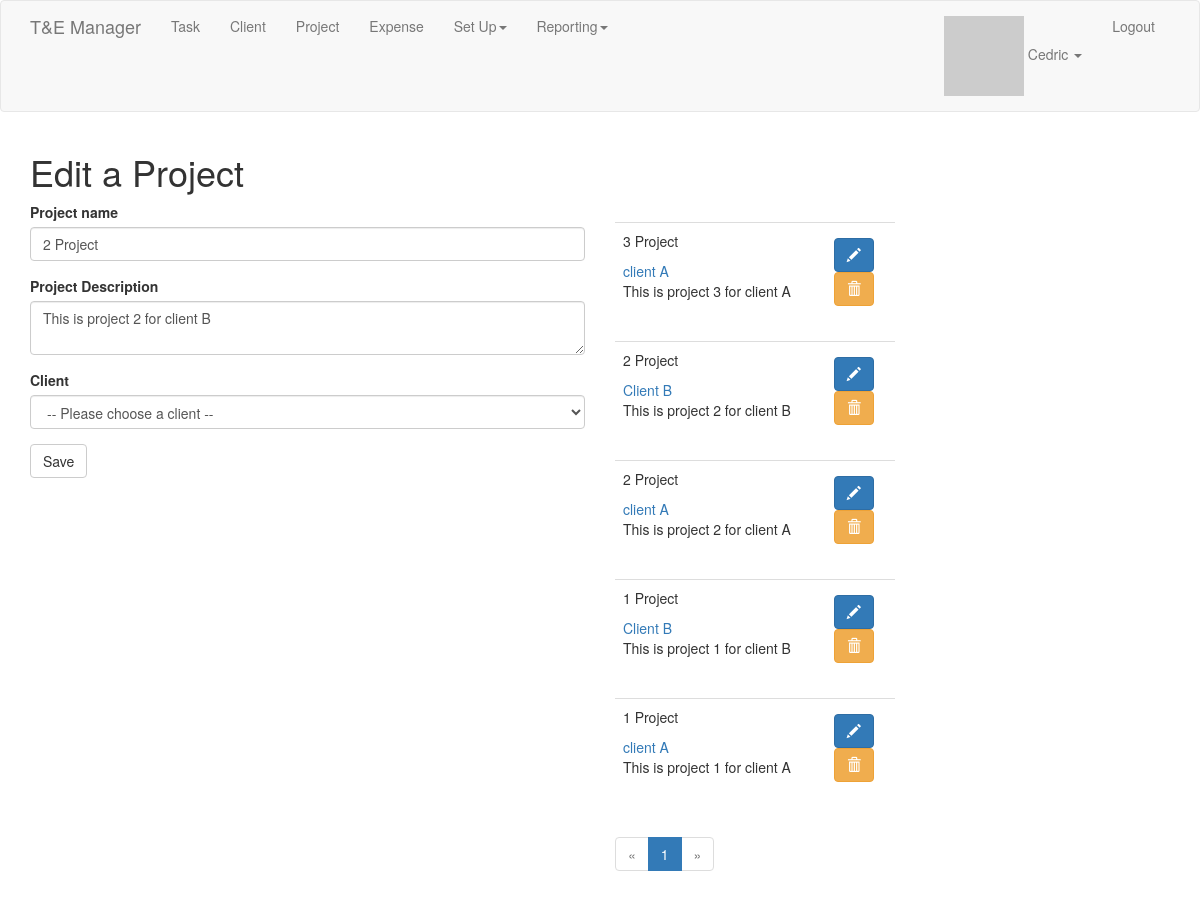
Screenshot of /edit_project/4 (signed in) with the database file from the repository.
### app/models.py (models this page shows, shortened)
class User(UserMixin, db.Model):
    id = db.Column(db.Integer, primary_key=True)
    username = db.Column(db.String(64), index=True, unique=True)
    email = db.Column(db.String(120), index=True, unique=True)
    password_hash = db.Column(db.String(128))
    tasks = db.relationship('Task', backref='user_task', lazy='dynamic')
    about_me = db.Column(db.String(140))
    last_seen = db.Column(db.DateTime, default=datetime.utcnow)
    followed = db.relationship(
        'User', secondary=followers,
        primaryjoin=(followers.c.follower_id == id),
        secondaryjoin=(followers.c.followed_id == id),
        backref=db.backref('followers', lazy='dynamic'), lazy='dynamic')
    clients = db.relationship('Client', backref='user_client', lazy='dynamic')
    projects = db.relationship('Project', backref='user_project', lazy='dynamic')
    role_id = db.Column(db.Integer, db.ForeignKey('role.id'))
    def avatar(self, size):
        digest = md5(self.email.lower().encode('utf-8')).hexdigest()
        return 'https://www.gravatar.com/avatar/{}?d=identicon&s={}'.format(digest, size)
    def can(self, permissions):
        return self.role is not None and (self.role.permissions & permissions) == permissions

class Project(db.Model):
    id = db.Column(db.Integer, primary_key=True)
    name = db.Column(db.String(64), index=True)
    description = db.Column(db.String(128))
    tasks = db.relationship('Task', backref='project_task', lazy='dynamic')
    user_id = db.Column(db.Integer, db.ForeignKey('user.id'))
    client_id = db.Column(db.Integer, db.ForeignKey('client.id'))

class Client(db.Model):
    id = db.Column(db.Integer, primary_key=True)
    name = db.Column(db.String(64), index=True)
    user_id = db.Column(db.Integer, db.ForeignKey('user.id'))
    address = db.Column(db.String(128))
    tasks = db.relationship('Task', backref='client_task', lazy='dynamic')
    projects = db.relationship('Project', backref='client_project', lazy='dynamic')

### app/projects/routes.py (the view)
@bp.route('/edit_project/<id>', methods=['GET', 'POST'])
@login_required
def edit_project(id):
    project = Project.query.filter_by(id=id).first()
    form = EditProjectForm()
    if current_user.can(Permission.WRITE) and form.validate_on_submit():
        project.name = form.name.data
        project.description = form.description.data
        project.client_id = form.client_id.data.id
        db.session.add(project)
        db.session.commit()
        flash('Your changes have been saved.', 'success')
        return redirect(url_for('projects.add_project'))
    elif request.method == 'GET':
        form.name.data = project.name
        form.description.data = project.description
        form.client_id.data = project.client_project
    page = request.args.get('page', 1, type=int)
    pagination = Project.query.order_by(Project.name.desc()).paginate(page, 5, False)
    projects = pagination.items
    return render_template('projects/edit_project.html', title='Edit Project', form=form, projects=projects,
                           pagination=pagination)

### app/projects/forms.py
class EditProjectForm(FlaskForm):
    name = StringField('Project name', validators=[DataRequired()])
    description = TextAreaField('Project Description', validators=[Length(min=0, max=128)])
    client_id = QuerySelectField('Client', validators=[DataRequired()],
                                 query_factory=get_clients,
                                 allow_blank=True,
                                 get_label='name',
                                 blank_text=u'-- Please choose a client --')
    submit = SubmitField('Save')

### app/main/__init__.py (called while the page is built)
@bp.app_context_processor
def inject_permissions():
    return dict(Permission=Permission)

### app/main/routes.py (called while the page is built)
@bp.before_app_request
def before_request():
    if current_user.is_authenticated:
        current_user.last_seen = datetime.utcnow()
        db.session.commit()

### app/models.py (called while the page is built)
@login.user_loader
def load_user(id):
    return User.query.get(int(id))

### app/projects/forms.py (called while the page is built)
def get_clients():
    return Client.query

### app/templates/projects/edit_project.html
{% extends "base.html" %}
{% import 'bootstrap/wtf.html' as wtf %}
{% import "_macros.html" as macros %}
{% block app_content %}
    <h1>Edit a Project</h1>
    <div class="row">
        <div class="col-md-6">
            {% if current_user.can(Permission.WRITE) %}
                {{ wtf.quick_form(form) }}
            {% endif %}
        </div>
        <div class="col-md-6">
            <div class="pagination">
                {% for project in projects %}
                    {% include 'projects/_project.html' %}
                {% endfor %}
            {{ macros.pagination_widget(pagination, 'projects.add_project') }}
            </div>
        </div>
    </div>
{% endblock %}

### app/templates/base.html (shortened to what this page needs)
{% extends 'bootstrap/base.html' %}
{% block navbar %}
    <nav class="navbar navbar-default">
        <div class="container">
            <div class="navbar-header">
                {% if current_user.is_authenticated %}
                <a class="navbar-brand" href="{{ url_for('main.index') }}">T&E Manager</a>
                {% else %}
                <a class="navbar-brand" href="{{ url_for('auth.login') }}">T&E Manager</a>
                {% endif %}
            </div>
            <div class="collapse navbar-collapse" id="bs-example-navbar-collapse-1">
                <ul class="nav navbar-nav">
                    {% if current_user.is_authenticated %}
                    <li><a href="{{ url_for('tasks.add_task') }}">Task</a></li>
                    <li><a href="{{ url_for('clients.add_client') }}">Client</a></li>
                    <li><a href="{{ url_for('projects.add_project') }}">Project</a></li>
                    <li><a href="#">Expense</a></li>
                    <li class="dropdown"><a href="#" class="dropdown-toggle" data-toggle="dropdown">Set Up<b class="caret"></b></a>
                    <li class="dropdown"><a href="#" class="dropdown-toggle" data-toggle="dropdown">Reporting<b class="caret"></b></a>
                    </li>
                    {% endif %}
                </ul>
                <ul class="nav navbar-nav navbar-right">
                    {% if current_user.is_anonymous %}
                    <li><a href="{{ url_for('auth.register') }}">Register</a></li>
                    <li><a href="{{ url_for('auth.login') }}">Login</a></li>
                    {% else %}
                    <li class="dropdown"><a href="#" class="dropdown-toggle" data-toggle="dropdown"><img src="{{ current_user.avatar(size=18) }}"> {{ current_user.username }} <b class="caret"></b></a>
                    </li>
                    <li><a href="{{ url_for('auth.logout') }}">Logout</a></li>
                    {% endif %}
                </ul>
            </div>
        </div>
    </nav>
{% endblock %}
{% block content %}
    <div class="container">
        {% block app_content %}{% endblock %}
    </div>
{% endblock %}
{% block scripts %}
    <link rel="stylesheet" type="text/css" href="{{ url_for('static', filename='bootstrap-datetimepicker.min.css') }}" />
{% endblock %}

### app/templates/projects/_project.html
<table class="table table-hover">
    <tr>
        <td>
            <div class="row">
                <div class="col-md-9">
                    <p> {{ project.name }}</p>
                    <a href="{{ url_for('clients.edit_client', id=project.client_project.id) }}">{{ project.client_project.name }}</a><br>
                    {% autoescape false %}
                    {{ project.description | replace("\n", "<br/>") }}
                    {%  endautoescape %}
                </div>
                <div class="col-md-3">
                    <div class="btn pull-right">
                        <a class="btn btn-primary" href="{{ url_for('projects.edit_project', id=project.id) }}"><span class="glyphicon glyphicon-pencil"></span></a>
                        {% if current_user.is_administrator %}
                        <form method="post" action="{{ url_for('projects.delete_project', id=project.id) }}"><button type="submit" class="btn btn-warning"><span class="glyphicon glyphicon-trash"></span></button></form>
                        {% endif %}
                    </div>
                </div>
            </div>
        </td>
    </tr>
</table>

### rows the page displays
User: username "Cedric"
Project: name "2 Project", description "This is project 2 for client B", client_id "-- Please choose a client --", client_project.name "Client B"
Project: name "3 Project", client_project.name "client A", description "This is project 3 for client A"
Project: name "2 Project", client_project.name "client A", description "This is project 2 for client A"
Project: name "1 Project", client_project.name "Client B", description "This is project 1 for client B"
Project: name "1 Project", client_project.name "client A", description "This is project 1 for client A"

### other values shown
{{ p }} "1"
